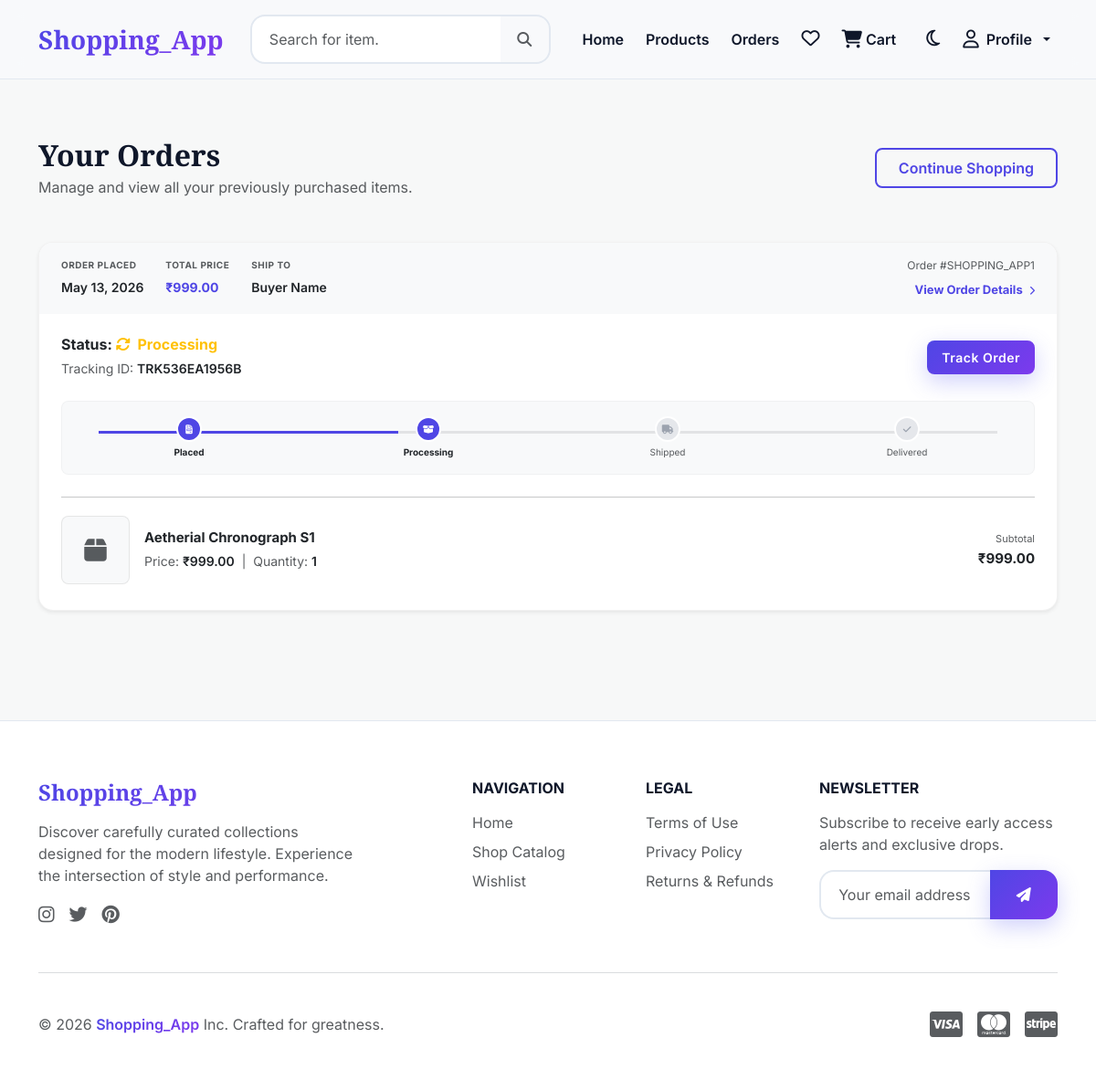
Page /orders/ (signed in) on the committed database.
### shop/models.py (models this page shows, shortened)
class Order(models.Model):
    STATUS_CHOICES = (
        ('Pending', 'Pending'),
        ('Processing', 'Processing'),
        ('Shipped', 'Shipped'),
        ('Delivered', 'Delivered'),
        ('Cancelled', 'Cancelled'),
    )
    user = models.ForeignKey(User, on_delete=models.SET_NULL, null=True, related_name='orders')
    shipping_address = models.ForeignKey(ShippingAddress, on_delete=models.SET_NULL, null=True)
    status = models.CharField(max_length=20, choices=STATUS_CHOICES, default='Pending')
    total_price = models.DecimalField(max_digits=10, decimal_places=2)
    payment_id = models.CharField(max_length=255, blank=True, null=True)
    payment_status = models.BooleanField(default=False)
    razorpay_order_id = models.CharField(max_length=255, blank=True, null=True)
    tracking_number = models.CharField(max_length=100, blank=True, null=True)
    created_at = models.DateTimeField(auto_now_add=True)
    updated_at = models.DateTimeField(auto_now=True)

class ShippingAddress(models.Model):
    user = models.ForeignKey(User, on_delete=models.CASCADE, related_name='addresses')
    full_name = models.CharField(max_length=150, default='')
    address_line1 = models.CharField(max_length=255)
    address_line2 = models.CharField(max_length=255, blank=True, null=True)
    city = models.CharField(max_length=100)
    state = models.CharField(max_length=100)
    postal_code = models.CharField(max_length=20)
    country = models.CharField(max_length=100, default='India')
    phone = models.CharField(max_length=20, default='')

class OrderItem(models.Model):
    order = models.ForeignKey(Order, related_name='items', on_delete=models.CASCADE)
    product = models.ForeignKey(Product, on_delete=models.SET_NULL, null=True)
    product_name = models.CharField(max_length=200) # Store historical name
    price = models.DecimalField(max_digits=10, decimal_places=2) # Historical price at checkout
    quantity = models.PositiveIntegerField(default=1)
    def get_subtotal(self):
        if self.price is None:
            return 0.00
        return self.price * self.quantity

### shop/views.py (the view)
# urls.py: path('orders/', views.OrderListView.as_view(), name='order_list'),
class OrderListView(LoginRequiredMixin, ListView):
    model = Order
    template_name = 'shop/orders_list.html'
    context_object_name = 'orders'
    def get_queryset(self):
        return Order.objects.filter(user=self.request.user).prefetch_related('items__product').order_by('-created_at')

### shop/context_processors.py (called while the page is built)
def cart_summary(request):
    cart_items_count = 0
    wishlist_count = 0
    if request.user.is_authenticated:
        cart, created = Cart.objects.get_or_create(user=request.user)
        cart_items_count = sum(item.quantity for item in cart.items.all())
        wishlist_count = Wishlist.objects.filter(user=request.user).count()
    else:
        session_cart = request.session.get('cart', {})
        cart_items_count = sum(item.get('quantity', 0) for item in session_cart.values())
    return {
        'global_cart_count': cart_items_count,
        'global_wishlist_count': wishlist_count,
    }

### templates/shop/orders_list.html (shortened to what this page needs)
{% extends "index.html" %}
{% block content %}
<div class="container py-5">
    <div class="d-flex justify-content-between align-items-center mb-5 flex-wrap gap-3">
        <div>
            <h1 class="display-font h2 mb-1 fw-bold">Your Orders</h1>
            <p class="text-muted mb-0">Manage and view all your previously purchased items.</p>
        </div>
        <a href="{% url 'product_list' %}" class="btn btn-outline-premium rounded-3 px-4 py-2 fw-semibold">Continue Shopping</a>
    </div>
    {% if orders %}
        <div class="row">
            <div class="col-12">
                {% for o in orders %}
                <div class="card border-0 rounded-4 shadow-sm mb-4 bg-white overflow-hidden transition-hover" style="border: 1px solid rgba(0,0,0,0.05) !important;">
                    <div class="card-header border-0 d-flex flex-wrap justify-content-between align-items-center py-3 px-4" style="background-color: #f8f9fa;">
                        <div class="d-flex flex-wrap gap-4">
                            <div>
                                <span class="text-uppercase text-muted fw-bold d-block mb-1" style="font-size: 10px; letter-spacing: 0.5px;">Order Placed</span>
                                <span class="fw-semibold text-dark" style="font-size: 14px;">{{ o.created_at|date:"F d, Y" }}</span>
                            </div>
                            <div>
                                <span class="text-uppercase text-muted fw-bold d-block mb-1" style="font-size: 10px; letter-spacing: 0.5px;">Total Price</span>
                                <span class="fw-bold text-accent" style="color: var(--accent-color); font-size: 14px;">₹{{ o.total_price }}</span>
                            </div>
                            <div>
                                <span class="text-uppercase text-muted fw-bold d-block mb-1" style="font-size: 10px; letter-spacing: 0.5px;">Ship To</span>
                                <span class="fw-semibold text-dark" style="font-size: 14px;">{{ o.shipping_address.full_name|default:user.username }}</span>
                            </div>
                        </div>
                        <div class="text-md-end mt-2 mt-md-0">
                            <span class="text-muted d-block mb-1" style="font-size: 12px;">Order #SHOPPING_APP{{ o.id }}</span>
                            <a href="{% url 'order_detail' o.id %}" class="small text-decoration-none fw-bold text-accent" style="color: var(--accent-color); font-size: 13px;">View Order Details <i class="fa-solid fa-chevron-right ms-1" style="font-size: 10px;"></i></a>
                        </div>
                    </div>
                    <div class="card-body p-4">
                        <div class="d-flex justify-content-between align-items-center flex-wrap gap-2 mb-3">
                            <div>
                                <h5 class="fw-bold mb-1" style="font-size: 16px;">
                                    Status:
                                    {% if o.status == 'Processing' %}
                                        <span class="text-warning"><i class="fa-solid fa-rotate me-1"></i> {{ o.status }}</span>
                                    {% elif o.status == 'Shipped' %}
                                        <span class="text-info"><i class="fa-solid fa-truck me-1"></i> {{ o.status }}</span>
                                    {% elif o.status == 'Delivered' %}
                                        <span class="text-success"><i class="fa-solid fa-circle-check me-1"></i> {{ o.status }}</span>
                                    {% elif o.status == 'Cancelled' %}
                                        <span class="text-danger"><i class="fa-solid fa-circle-xmark me-1"></i> {{ o.status }}</span>
                                    {% else %}
                                        <span class="text-secondary">{{ o.status }}</span>
                                    {% endif %}
                                </h5>
                                {% if o.tracking_number %}
                                    <span class="text-muted small">Tracking ID: <span class="fw-semibold text-dark">{{ o.tracking_number }}</span></span>
                                {% endif %}
                            </div>
                            <a href="{% url 'order_detail' o.id %}" class="btn btn-sm btn-glow rounded-3 px-3 py-2 fw-semibold text-white">Track Order</a>
                        </div>
                        <div class="position-relative py-3 my-4 d-flex justify-content-between align-items-center w-100 overflow-hidden px-2 bg-light rounded-3" style="border: 1px solid rgba(0,0,0,0.03);">
                            <div class="position-absolute start-0 end-0 bg-secondary-subtle" style="height: 3px; top: 40%; z-index: 1; margin: 0 40px;">
                                <div class="h-100" style="background-color: var(--accent-color); width: {% if o.status == 'Pending' %}0%{% elif o.status == 'Processing' %}33.3%{% elif o.status == 'Shipped' %}66.6%{% elif o.status == 'Delivered' %}100%{% else %}0%{% endif %}; transition: width 0.8s;"></div>
                            </div>
                            <div class="d-flex flex-column align-items-center position-relative" style="z-index: 2; width: 25%;">
                                <div class="rounded-circle d-flex align-items-center justify-content-center mb-1"
                                     style="width: 28px; height: 28px; background-color: {% if o.status != 'Cancelled' %}var(--accent-color){% else %}#d1d5db{% endif %}; border: 2px solid white; color: white;">
                                    <i class="fa-solid fa-file-invoice small" style="font-size: 10px;"></i>
                                </div>
                                <span class="fw-bold text-dark" style="font-size: 10px;">Placed</span>
                            </div>
                            <div class="d-flex flex-column align-items-center position-relative" style="z-index: 2; width: 25%;">
                                <div class="rounded-circle d-flex align-items-center justify-content-center mb-1"
                                     style="width: 28px; height: 28px; background-color: {% if o.status == 'Processing' or o.status == 'Shipped' or o.status == 'Delivered' %}var(--accent-color){% else %}#e5e7eb{% endif %}; border: 2px solid white; color: {% if o.status == 'Processing' or o.status == 'Shipped' or o.status == 'Delivered' %}white{% else %}#9ca3af{% endif %};">
                                    <i class="fa-solid fa-box-open small" style="font-size: 10px;"></i>
                                </div>
                                <span class="{% if o.status == 'Processing' or o.status == 'Shipped' or o.status == 'Delivered' %}fw-bold text-dark{% else %}text-muted{% endif %}" style="font-size: 10px;">Processing</span>
                            </div>
                            <div class="d-flex flex-column align-items-center position-relative" style="z-index: 2; width: 25%;">
                                <div class="rounded-circle d-flex align-items-center justify-content-center mb-1"
                                     style="width: 28px; height: 28px; background-color: {% if o.status == 'Shipped' or o.status == 'Delivered' %}var(--accent-color){% else %}#e5e7eb{% endif %}; border: 2px solid white; color: {% if o.status == 'Shipped' or o.status == 'Delivered' %}white{% else %}#9ca3af{% endif %};">
                                    <i class="fa-solid fa-truck small" style="font-size: 10px;"></i>
                                </div>
                                <span class="{% if o.status == 'Shipped' or o.status == 'Delivered' %}fw-bold text-dark{% else %}text-muted{% endif %}" style="font-size: 10px;">Shipped</span>
                            </div>
                            <div class="d-flex flex-column align-items-center position-relative" style="z-index: 2; width: 25%;">
                                <div class="rounded-circle d-flex align-items-center justify-content-center mb-1"
                                     style="width: 28px; height: 28px; background-color: {% if o.status == 'Delivered' %}var(--accent-color){% else %}#e5e7eb{% endif %}; border: 2px solid white; color: {% if o.status == 'Delivered' %}white{% else %}#9ca3af{% endif %};">
                                    <i class="fa-solid fa-check small" style="font-size: 10px;"></i>
                                </div>
                                <span class="{% if o.status == 'Delivered' %}fw-bold text-dark{% else %}text-muted{% endif %}" style="font-size: 10px;">Delivered</span>
                            </div>
                        </div>
                        <hr class="my-3 opacity-10">
                        <div class="d-flex flex-column gap-3">
                            {% for item in o.items.all %}
                            <div class="d-flex align-items-center justify-content-between flex-wrap gap-3 py-1">
                                <div class="d-flex align-items-center gap-3">
                                    {% if item.product %}
                                        <img src="{% if item.product.image %}{{ item.product.image.url }}{% else %}https://via.placeholder.com/400?text=No+Image{% endif %}" alt="{{ item.product_name }}" class="rounded-3 object-fit-cover" style="width: 75px; height: 75px; border: 1px solid rgba(0,0,0,0.08);">
                                    {% else %}
                                        <div class="rounded-3 bg-light d-flex align-items-center justify-content-center" style="width: 75px; height: 75px; border: 1px solid rgba(0,0,0,0.08);">
                                            <i class="fa-solid fa-box text-muted fs-3"></i>
                                        </div>
                                    {% endif %}
                                    <div>
                                        <h6 class="fw-bold mb-1" style="font-size: 15px;">
                                            {% if item.product %}
                                                <a href="{% url 'product_detail' item.product.slug %}" class="text-decoration-none text-dark hover-accent">{{ item.product_name }}</a>
                                            {% else %}
                                                {{ item.product_name }}
                                            {% endif %}
                                        </h6>
                                        <span class="text-muted small">Price: <span class="fw-semibold text-dark">₹{{ item.price }}</span> &nbsp;|&nbsp; Quantity: <span class="fw-semibold text-dark">{{ item.quantity }}</span></span>
                                    </div>
                                </div>
                                <div class="text-end">
                                    <span class="small text-muted d-block" style="font-size: 11px;">Subtotal</span>
                                    <span class="fw-bold text-dark" style="font-size: 15px;">₹{{ item.get_subtotal }}</span>
                                </div>
                            </div>
                            {% endfor %}
                        </div>
                    </div>
                </div>
                {% endfor %}
            </div>
        </div>
    {% endif %}
</div>
{% endblock %}

### static/css/style.css (style rules this page uses)
:root { --primary-glow: linear-gradient(135deg, #4f46e5 0%, #7c3aed 100%); --bg-color: #f7f8f8; --bg-rgb: 248, 250, 252; --text-color: #0f172a; --card-bg: #ffffff; --border-color: #e2e8f0; --accent-color: #4f46e5; --shadow-soft: 0 10px 30px rgba(0, 0, 0, 0.04); --shadow-lg: 0 20px 40px rgba(0, 0, 0, 0.08); }
body { font-family: 'Inter', sans-serif; background-color: var(--bg-color); color: var(--text-color); transition: background-color 0.3s ease, color 0.3s ease; }
h1, h2, h3, .display-font { font-family: 'Playfair Display', serif; font-weight: 700; }
.btn-glow { background: var(--primary-glow); color: white; border: none; border-radius: 12px; padding: 0.8rem 1.8rem; font-weight: 600; letter-spacing: 0.5px; transition: all 0.3s ease; box-shadow: 0 8px 25px rgba(99, 102, 241, 0.3); }
.btn-outline-premium { background: transparent; border: 2px solid var(--accent-color); color: var(--accent-color); border-radius: 12px; padding: 0.8rem 1.8rem; font-weight: 600; transition: all 0.3s; }

### rows in the picture
Order: created_at "May 13, 2026", total_price "999.00", shipping_address.full_name "Buyer Name", id "1", status "Processing", tracking_number "TRK536EA1956B"
OrderItem: product_name "Aetherial Chronograph S1", price "999.00", quantity "1", get_subtotal "999.00"
